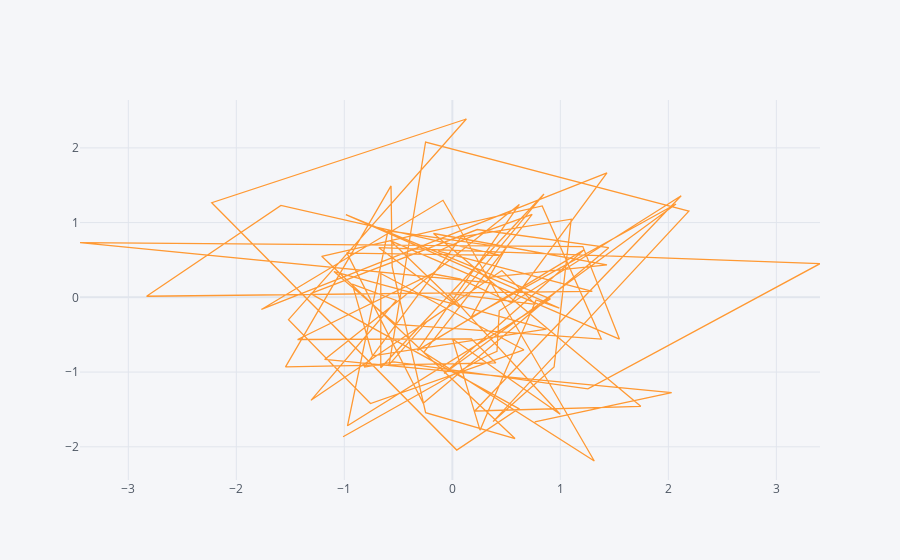

This figure's notebook cell:
### Code cell
df.iplot(kind='scatter', x='A', y='B')
